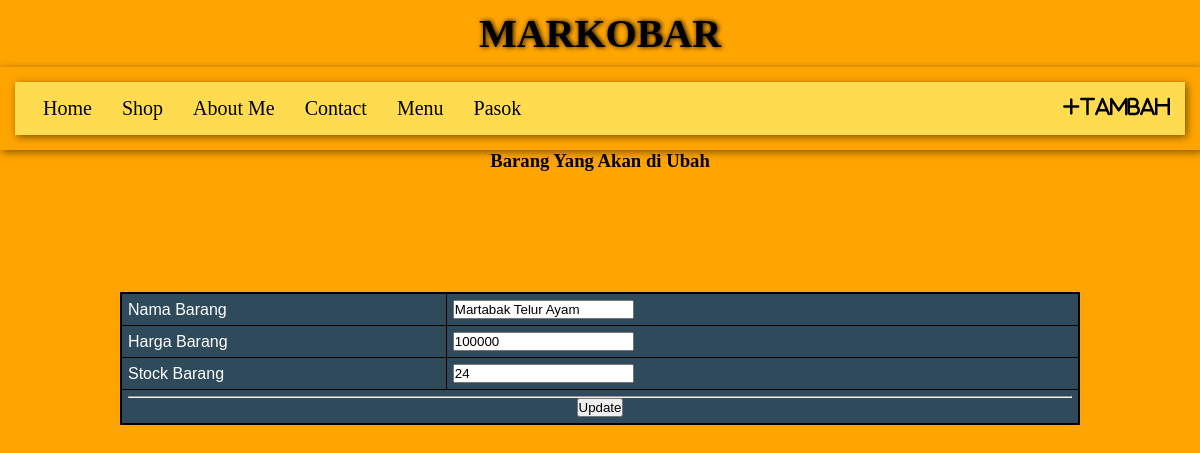
The page /POSTTEST5/menu/update.php?id=43 on the database its author committed.
### tables this page shows
CREATE TABLE `menu` (
  `id_menu` int(11) NOT NULL,
  `nama_menu` varchar(32) NOT NULL,
  `harga_menu` float NOT NULL,
  `stok` int(11) NOT NULL
);

### POSTTEST5/menu/update.php (the view, shortened to what this page needs)
<?php
    include "../menu_utama.php";
    $idMenu = $_GET['id'];
    $tableBarang = mysqli_query($connect, "SELECT * FROM menu WHERE id_menu='$idMenu'");
    $rowBarang = mysqli_fetch_array($tableBarang);
?>
<!DOCTYPE html>
<html lang="en">
<head>
</head>
<body class=body>
<section class="center">
        <form action="" method="POST" class="box">
        <h3 align="center">Barang Yang Akan di Ubah</h3>
            <table border="0" align="center">
                <tr>
                    <td>Nama Barang</td>
                    <td><input type="text" name="nama_menu" placeholder="Masukkan Nama Barang" value="<?= $rowBarang['nama_menu'] ?>"required></td>
                </tr>
                <tr>
                    <td>Harga Barang</td>
                    <td><input type="number" name="harga_menu" placeholder="Masukkan Harga Barang" value="<?= $rowBarang['harga_menu'] ?>"required></td>
                </tr>
                <tr>
                    <td>Stock Barang</td>
                    <td><input type="number" name="stok" placeholder="Masukkan Stock Barang" value="<?= $rowBarang['stok'] ?>"required></td>
                </tr>
                <tr>
                    <td align="center" colspan="2"><hr><input type="submit" name="update" value="Update"></td>
                </tr>
            </table>
        </form>
    </section>
</body>
</html>

### POSTTEST5/menu_utama.php (style rules this page uses)
* { box-sizing: border-box; }
body { background-color: orange; background-size: 100% 100%; margin: 0px; }

### POSTTEST5/menu/update.php (style rules this page uses)
* { margin: 0; padding: 0; }
table { font-family: "Trebuchet MS", Arial, Helvetica, sans-serif; border-collapse: collapse; width: 80%; margin-top: 10%; margin-left: auto; margin-right: auto; border: 2px solid black; }
table td, table th { border: 1px solid black; padding: 6px; width: 100px; }
table tr:nth-child(even) { background-color: #2f4b5b; color: white; }
table tr:nth-child(odd) { background-color: #2f4b5b; color: white; }

### rows shown on the page
menu: nama_menu "Martabak Telur Ayam", harga_menu "100000", stok "24"
